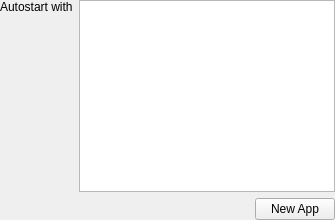
               <widget class="QWidget" name="page_15">
                <property name="autoFillBackground">
                 <bool>true</bool>
                </property>
                <layout class="QGridLayout" name="gridLayout_22">
                 <property name="leftMargin">
                  <number>0</number>
                 </property>
                 <property name="topMargin">
                  <number>0</number>
                 </property>
                 <property name="rightMargin">
                  <number>0</number>
                 </property>
                 <property name="bottomMargin">
                  <number>0</number>
                 </property>
                 <item row="1" column="1">
                  <layout class="QHBoxLayout" name="horizontalLayout_4">
                   <property name="bottomMargin">
                    <number>0</number>
                   </property>
                   <item>
                    <spacer name="horizontalSpacer_5">
                     <property name="orientation">
                      <enum>Qt::Horizontal</enum>
                     </property>
                     <property name="sizeHint" stdset="0">
                      <size>
                       <width>40</width>
                       <height>20</height>
                      </size>
                     </property>
                    </spacer>
                   </item>
                   <item>
                    <widget class="QPushButton" name="pushButton_4">
                     <property name="text">
                      <string>New App</string>
                     </property>
                     <property name="icon">
                      <iconset theme="list-add">
                       <normaloff>.</normaloff>.</iconset>
                     </property>
                    </widget>
                   </item>
                  </layout>
                 </item>
                 <item row="0" column="1">
                  <widget class="QListWidget" name="autostartList"/>
                 </item>
                 <item row="0" column="0">
                  <widget class="QLabel" name="label">
                   <property name="text">
                    <string>Autostart with</string>
                   </property>
                   <property name="alignment">
                    <set>Qt::AlignLeading|Qt::AlignLeft|Qt::AlignTop</set>
                   </property>
                  </widget>
                 </item>
                </layout>
               </widget>
